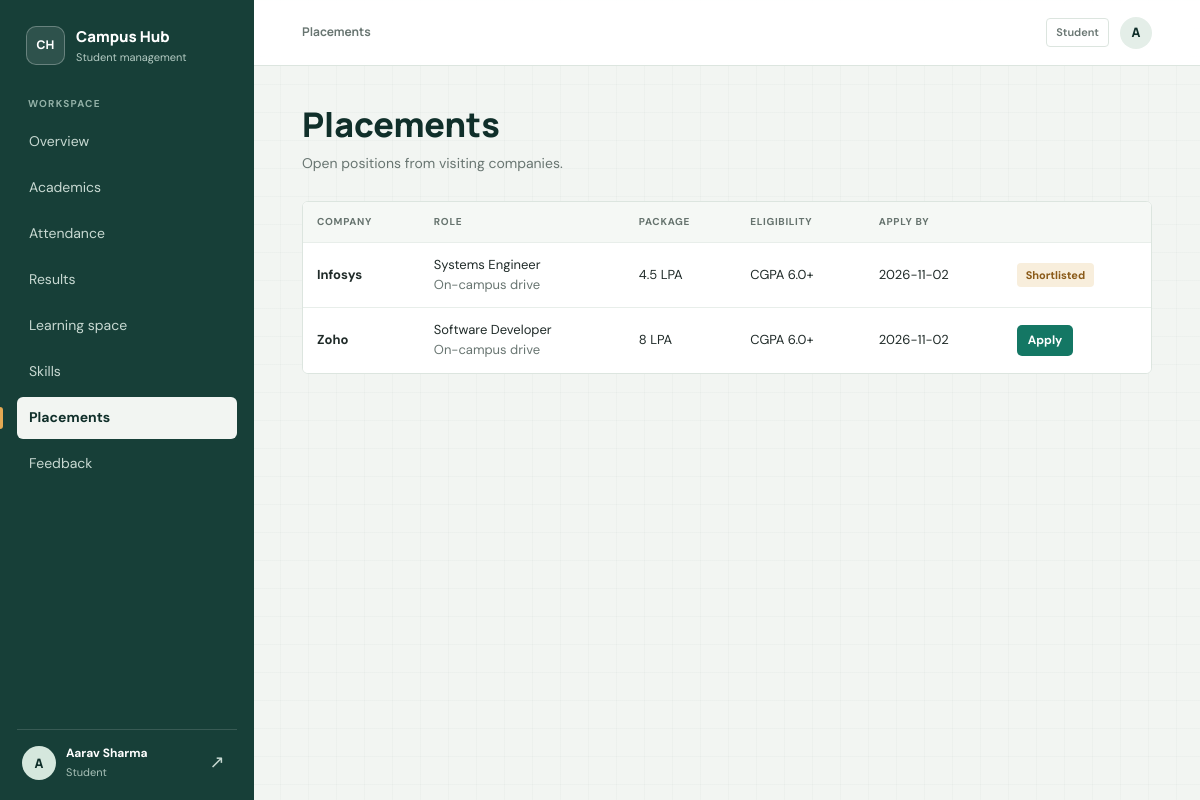
Screenshot of /placements (signed in) with the database file from the repository.
### tables this page shows
CREATE TABLE users (
    id INTEGER PRIMARY KEY AUTOINCREMENT,
    name TEXT NOT NULL,
    email TEXT NOT NULL UNIQUE,
    password_hash TEXT NOT NULL,
    role TEXT NOT NULL CHECK (role IN ('admin','faculty','student')),
    roll_no TEXT,
    department TEXT
, session_version INTEGER NOT NULL DEFAULT 0);

CREATE TABLE jobs (
    id INTEGER PRIMARY KEY AUTOINCREMENT,
    company TEXT NOT NULL,
    role TEXT NOT NULL,
    package TEXT,
    eligibility TEXT,
    description TEXT,
    deadline TEXT
);

CREATE TABLE applications (
    id INTEGER PRIMARY KEY AUTOINCREMENT,
    job_id INTEGER NOT NULL REFERENCES jobs(id) ON DELETE CASCADE,
    student_id INTEGER NOT NULL REFERENCES users(id) ON DELETE CASCADE,
    status TEXT NOT NULL DEFAULT 'Applied',
    applied_at TEXT NOT NULL DEFAULT CURRENT_TIMESTAMP,
    UNIQUE (job_id, student_id)
);

### app.py (the view, shortened to what this page needs)
@app.route("/placements", methods=["GET", "POST"])
@login_required()
def placements():
    u = current_user()
    jobs = q("""SELECT j.*, (SELECT COUNT(*) FROM applications WHERE job_id=j.id) AS applicants
                FROM jobs j ORDER BY j.deadline IS NULL, j.deadline""")
    mine = {}
    if u["role"] == "student":
        mine = {r["job_id"]: r["status"] for r in
                q("SELECT job_id,status FROM applications WHERE student_id=?", (u["id"],))}
    return render_template("placements.html", jobs=jobs, mine=mine)

### app.py (called while the page is built)
def db():
    if "db" not in g:
        g.db = sqlite3.connect(DB_PATH)
        g.db.row_factory = sqlite3.Row
        g.db.execute("PRAGMA foreign_keys = ON")
    return g.db

def q(sql, args=(), one=False):
    cur = db().execute(sql, args)
    rows = cur.fetchall()
    cur.close()
    if one:
        return rows[0] if rows else None
    return rows

def current_user():
    if "user" not in g:
        uid = session.get("uid")
        user = q("SELECT * FROM users WHERE id=?", (uid,), one=True) if uid else None
        if user and session.get("session_version") != user["session_version"]:
            session.clear()
            user = None
        g.user = user
    return g.user

@app.context_processor
def inject_user():
    return {"me": current_user(), "today": date.today().isoformat()}

@app.before_request
def enforce_auth_entry():
    public_endpoints = {"static", "login", "signup", "forgot_password", "reset_password"}
    if request.endpoint == "static":
        return None
    user = current_user()
    if user and request.endpoint in {"login", "signup"}:
        return redirect(url_for("dashboard"))
    if user or request.endpoint in public_endpoints:
        return None
    return redirect(url_for("login"))

def login_required(*roles):
    def deco(fn):
        @wraps(fn)
        def wrapper(*a, **kw):
            user = current_user()
            if not user:
                return redirect(url_for("login"))
            if roles and user["role"] not in roles:
                abort(403)
            return fn(*a, **kw)
        return wrapper
    return deco

### templates/placements.html (shortened to what this page needs)
{% extends "base.html" %}{% block title %}Placements{% endblock %}
{% block content %}
<h1>Placements</h1><p class="sub">Open positions from visiting companies.</p>
{% if jobs %}<div class="table-wrap"><table><tr><th>Company</th><th>Role</th><th>Package</th><th>Eligibility</th><th>Apply by</th><th></th></tr>
{% for j in jobs %}<tr><td><b>{{ j.company }}</b></td><td>{{ j.role }}<br><span class="muted">{{ j.description or '' }}</span></td><td>{{ j.package or '—' }}</td><td>{{ j.eligibility or '—' }}</td><td>{{ j.deadline or '—' }}</td>
<td>{% if me.role=='student' %}{% if j.id in mine %}<span class="tag {{ 'ok' if mine[j.id]=='Selected' else ('bad' if mine[j.id]=='Rejected' else 'warn') }}">{{ mine[j.id] }}</span>
{% else %}<form class="inline" method="post" action="{{ url_for('apply_job', jid=j.id) }}"><input type="hidden" name="csrf_token" value="{{ csrf_token() }}"><button class="small">Apply</button></form>{% endif %}
{% endif %}</td></tr>{% endfor %}</table></div>
{% else %}<div class="empty">No jobs are open right now.</div>{% endif %}
{% endblock %}

### templates/base.html (shortened to what this page needs)
<!doctype html>
<html lang="en"><head><meta charset="utf-8">
<link rel="stylesheet" href="{{ url_for('static', filename='style.css') }}">
</head><body>
{% if me %}
<div class="layout">
<aside class="side" id="sidebar" aria-label="Main navigation">
  <a class="brand" href="{{ url_for('dashboard') }}">
    <span class="brand-mark" aria-hidden="true">CH</span>
    <span class="brand-copy"><strong>Campus Hub</strong><small>Student management</small></span>
  </a>
  <span class="nav-label">Workspace</span>
  <nav class="nav-links">
  {% set links = [('dashboard','Overview'),('courses','Academics'),('attendance','Attendance'),
     ('results','Results'),('lms','Learning space'),('skills','Skills'),('placements','Placements'),
     ('feedback','Feedback')] %}
  {% for ep,label in links %}
    {% set active = request.endpoint==ep or (ep=='courses' and request.endpoint=='roster') or (ep=='attendance' and request.endpoint=='attendance_mark') or (ep=='results' and request.endpoint=='results_enter') or (ep=='lms' and request.endpoint in ['lms_course','assignment']) or (ep=='placements' and request.endpoint=='applicants') %}
    <a href="{{ url_for(ep) }}" class="nav-link {{ 'on' if active }}" {% if active %}aria-current="page"{% endif %}>{{ label }}</a>
  {% endfor %}
  </nav>
  <div class="who">
    <span class="avatar" aria-hidden="true">{{ me.name[0]|upper }}</span>
    <span class="who-copy"><b>{{ me.name }}</b><small>{{ me.role|capitalize }}</small></span>
    <form method="post" action="{{ url_for('logout') }}"><input type="hidden" name="csrf_token" value="{{ csrf_token() }}"><button class="sign-out" type="submit" aria-label="Sign out">↗</button></form>
  </div>
</aside>
<div class="main-shell">
<header class="topbar">
  <div class="topbar-title">{{ self.title() }}</div>
  <div class="topbar-user"><span class="topbar-role">{{ me.role|capitalize }}</span><span class="avatar avatar-small" aria-hidden="true">{{ me.name[0]|upper }}</span></div>
</header>
<main class="page-content">
{% endif %}
{% block content %}{% endblock %}
</main>
{% if me %}</div>{% else %}</div>{% endif %}
</body></html>

### rows the page displays
users: name "A", name "Aarav Sharma", role "Student"
jobs: company "Infosys", role "Systems Engineer", description "On-campus drive", package "4.5 LPA", eligibility "CGPA 6.0+", deadline "2026-11-02"
applications: status "Shortlisted"
jobs: company "Zoho", role "Software Developer", description "On-campus drive", package "8 LPA", eligibility "CGPA 6.0+", deadline "2026-11-02"

### other values shown
{{ label }} "Overview" "Academics" "Attendance" "Results" "Learning space" "Skills" "Placements" "Feedback"
